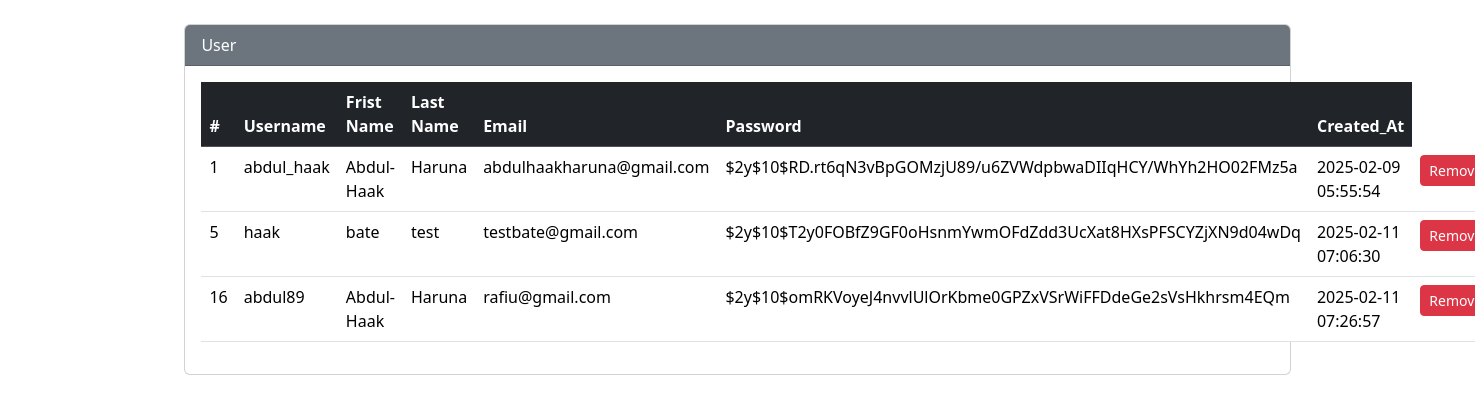
Page /dashboard_req/users.php on the committed database.
### tables this page shows
CREATE TABLE `users` (
  `id` int(11) NOT NULL,
  `username` varchar(50) NOT NULL,
  `first_name` varchar(50) NOT NULL,
  `last_name` varchar(50) NOT NULL,
  `email` varchar(100) NOT NULL,
  `password` varchar(255) NOT NULL,
  `created_at` timestamp NOT NULL DEFAULT current_timestamp()
);

### dashboard_req/users.php (the view, shortened to what this page needs)
<?php
   require "dbcon.php";
   $sql = "SELECT * FROM users ";
   $result = mysqli_query($conn, $sql);
        ?>
<!DOCTYPE html>
<html lang="en">
<head>
    <link rel="stylesheet" href="assets/css/bootstrap.min.css">
</head>
<body>
<div class="card w-75 ms-auto me-auto mt-4">
                            <div class="card-header bg-secondary text-white">
                                User
                            </div>
                            <div class="card-body">
                                <table class="table table-hover ms-auto me-auto">
                                    <thead class="table-dark">
                                        <tr>
                                            <th>#</th>
                                            <th>Username</th>
                                            <th>Frist Name</th>
                                            <th>Last Name</th>
                                            <th>Email</th>
                                            <th>Password</th>
                                            <th>Created_At</th>
                                        </tr>
                                    </thead>
                                    <tbody>
                                       <?php if($result->num_rows>0){ ?>
                                          <?php while($row = $result->fetch_assoc()){ ?>
                                            <tr>
                                                    <td><?= $row['id'] ?></td>
                                                    <td><?= $row['username'] ?></td>
                                                    <td><?= $row['first_name'] ?></td>
                                                    <td><?= $row['last_name'] ?></td>
                                                    <td><?= $row['email'] ?></td>
                                                    <td><?= $row['password'] ?></td>
                                                    <td><?= $row['created_at'] ?></td>
                                                    <td>
                                                        <a href="?delete=<?= $row['id'] ?>" class="btn btn-danger btn-sm">Remove</a>
                                                    </td>
                                                </tr>
                                            <?php }?>
                                        <?php } else{ ?>
                                            <td colspan="7" class="text-center">No users found</td>
                                            <?php }?>
                                    </tbody>
                                </table>
                            </div>
                        </div>
</body>
</html>

### rows in the picture
users: id "1", username "abdul_haak", first_name "Abdul-Haak", last_name "Haruna", email "abdulhaakharuna@gmail.com", password "$2y$10$RD.rt6qN3vBpGOMzjU89/u6ZVWdpbwaDIIqHCY/WhYh2HO02FMz5a", created_at "2025-02-09 05:55:54"
users: id "5", username "haak", first_name "bate", last_name "test", email "testbate@gmail.com", password "$2y$10$T2y0FOBfZ9GF0oHsnmYwmOFdZdd3UcXat8HXsPFSCYZjXN9d04wDq", created_at "2025-02-11 07:06:30"
users: id "16", username "abdul89", first_name "Abdul-Haak", last_name "Haruna", email "rafiu@gmail.com", password "$2y$10$omRKVoyeJ4nvvlUlOrKbme0GPZxVSrWiFFDdeGe2sVsHkhrsm4EQm", created_at "2025-02-11 07:26:57"
